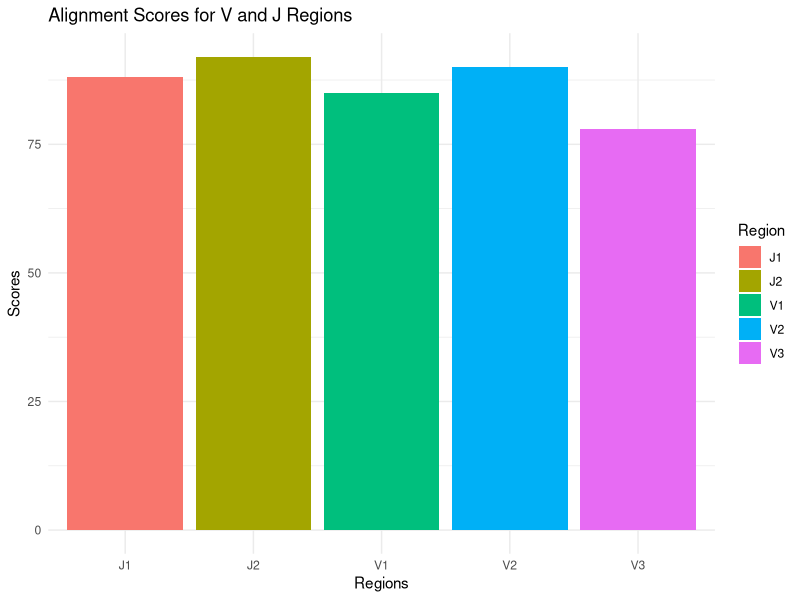

Source code (R):
## ---- chunk 1
knitr::opts_chunk$set(echo = TRUE)
## ---- chunk 2
# Example alignment scores
alignment_scores <- data.frame(
  Region = c("V1", "V2", "V3", "J1", "J2"),
  Score = c(85, 90, 78, 88, 92)
)
print(alignment_scores)
# Load ggplot2 library
library(ggplot2)

# Create a bar chart
ggplot(alignment_scores, aes(x = Region, y = Score, fill = Region)) +
  geom_bar(stat = "identity") +
  theme_minimal() +
  labs(
    title = "Alignment Scores for V and J Regions",
    x = "Regions",
    y = "Scores"
  )
